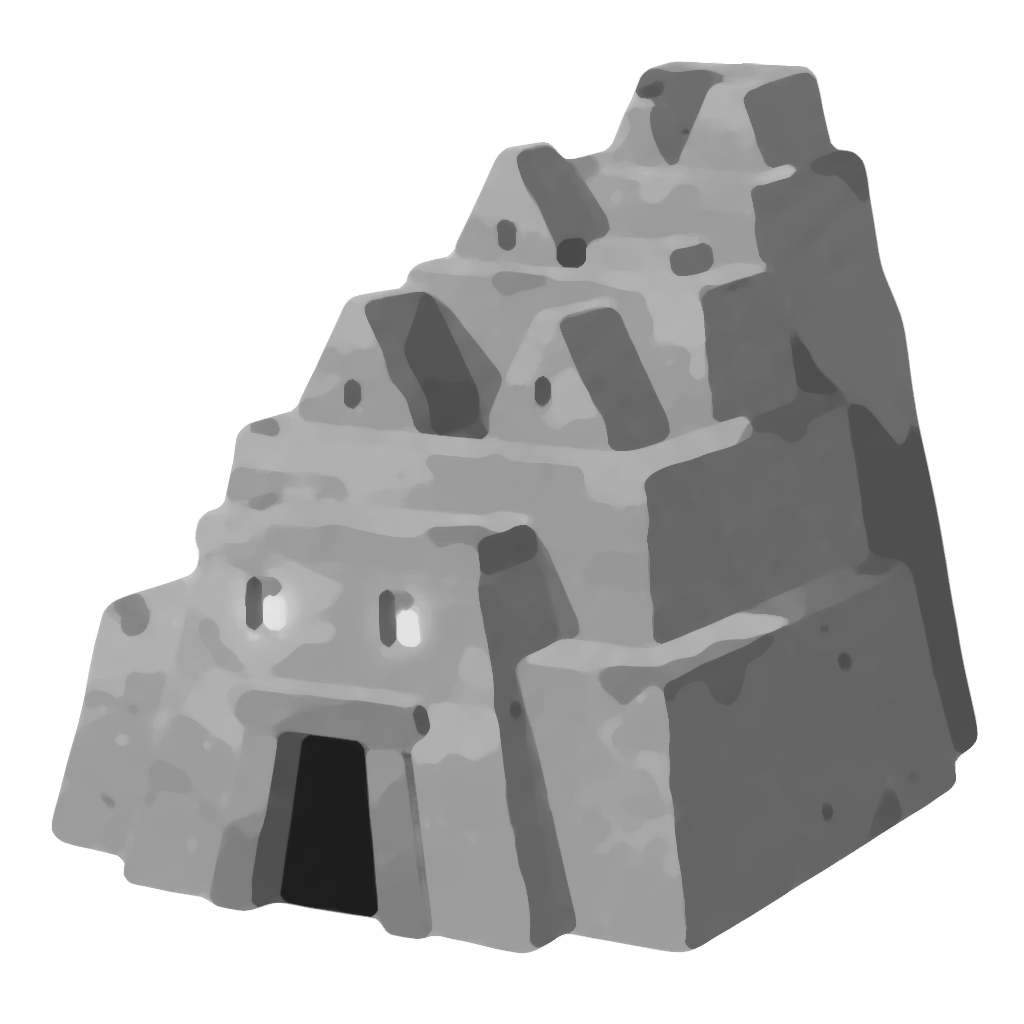

Python code for this plot:
# mediaan.py: model zonder textuurvlekjes (mediaanfilter houdt vlakgrenzen scherp), lijnen eerst vervangen door omgeving
import numpy as np, sys, time
from PIL import Image, ImageFilter
M='/home/user/Pokemon-Fully-Ungrounded/docs/concept/sprites/tempel/referenties/model.webp'
k=int(sys.argv[1]) if len(sys.argv)>1 else 15
im=Image.open(M).convert('L'); L=np.asarray(im).astype(float)
lines=np.asarray(Image.open('lijnen_model.png'))>0
# lijnpixels vullen met max van omgeving (lijnen zijn donker), zodat ze de mediaan niet verdonkeren
F=np.asarray(im.filter(ImageFilter.MaxFilter(9))).astype(float)
L2=np.where(lines|(L<45),F,L)
L2[L>=235]=255
t=time.time(); med=np.asarray(Image.fromarray(L2.astype('uint8')).filter(ImageFilter.MedianFilter(k))).astype(int); print(time.time()-t)
np.save('medL.npy',med)
Image.fromarray(med.astype('uint8')).save('mediaan.png')
